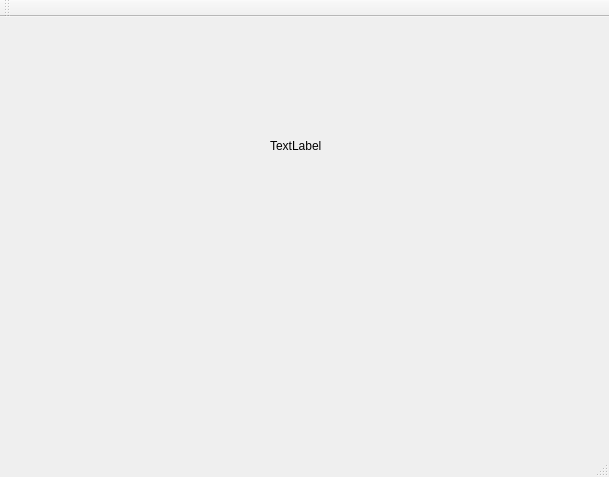
<?xml version="1.0" encoding="UTF-8"?>
<ui version="4.0">
 <class>MainWindow</class>
 <widget class="QMainWindow" name="MainWindow">
  <property name="geometry">
   <rect>
    <x>0</x>
    <y>0</y>
    <width>609</width>
    <height>477</height>
   </rect>
  </property>
  <property name="windowTitle">
   <string>MainWindow</string>
  </property>
  <widget class="QWidget" name="centralWidget">
   <widget class="QLabel" name="label">
    <property name="geometry">
     <rect>
      <x>270</x>
      <y>120</y>
      <width>64</width>
      <height>17</height>
     </rect>
    </property>
    <property name="text">
     <string>TextLabel</string>
    </property>
   </widget>
  </widget>
  <widget class="QMenuBar" name="menuBar">
   <property name="geometry">
    <rect>
     <x>0</x>
     <y>0</y>
     <width>609</width>
     <height>22</height>
    </rect>
   </property>
  </widget>
  <widget class="QToolBar" name="mainToolBar">
   <attribute name="toolBarArea">
    <enum>TopToolBarArea</enum>
   </attribute>
   <attribute name="toolBarBreak">
    <bool>false</bool>
   </attribute>
  </widget>
  <widget class="QStatusBar" name="statusBar"/>
 </widget>
 <layoutdefault spacing="6" margin="11"/>
 <resources/>
 <connections/>
</ui>
